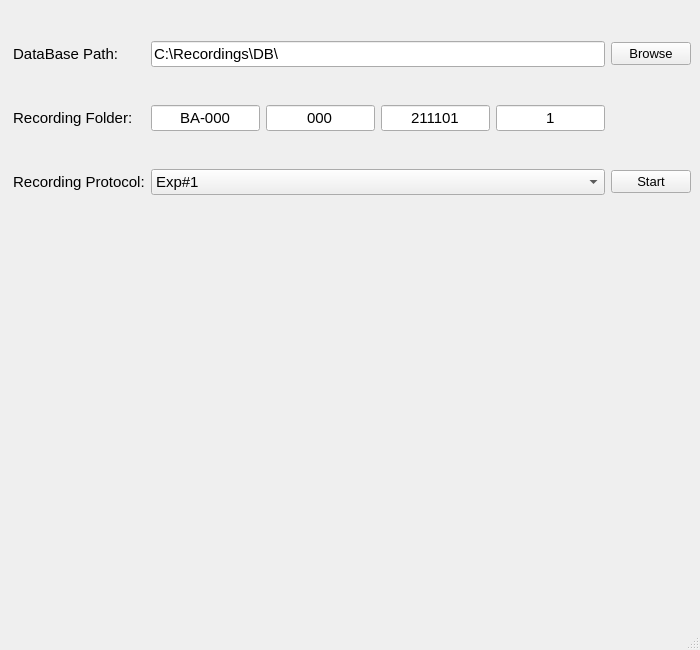
<?xml version="1.0" encoding="UTF-8"?>
<ui version="4.0">
 <class>MainWindow</class>
 <widget class="QMainWindow" name="MainWindow">
  <property name="windowModality">
   <enum>Qt::NonModal</enum>
  </property>
  <property name="geometry">
   <rect>
    <x>0</x>
    <y>0</y>
    <width>700</width>
    <height>650</height>
   </rect>
  </property>
  <property name="sizePolicy">
   <sizepolicy hsizetype="Preferred" vsizetype="Preferred">
    <horstretch>0</horstretch>
    <verstretch>0</verstretch>
   </sizepolicy>
  </property>
  <property name="minimumSize">
   <size>
    <width>700</width>
    <height>0</height>
   </size>
  </property>
  <property name="maximumSize">
   <size>
    <width>700</width>
    <height>650</height>
   </size>
  </property>
  <property name="windowTitle">
   <string>DAQ logger</string>
  </property>
  <property name="windowIcon">
   <iconset>
    <normaloff>daq_icon.png</normaloff>daq_icon.png</iconset>
  </property>
  <widget class="QWidget" name="centralwidget">
   <layout class="QGridLayout" name="gridLayout">
    <item row="0" column="0">
     <widget class="QLabel" name="label">
      <property name="font">
       <font>
        <pointsize>11</pointsize>
       </font>
      </property>
      <property name="text">
       <string> DataBase Path: </string>
      </property>
     </widget>
    </item>
    <item row="0" column="1" colspan="4">
     <widget class="QLineEdit" name="edt_db_path">
      <property name="font">
       <font>
        <pointsize>11</pointsize>
       </font>
      </property>
      <property name="text">
       <string>C:\Recordings\DB\</string>
      </property>
     </widget>
    </item>
    <item row="0" column="5">
     <widget class="QPushButton" name="btn_browse">
      <property name="font">
       <font>
        <pointsize>10</pointsize>
       </font>
      </property>
      <property name="text">
       <string>Browse</string>
      </property>
      <property name="autoDefault">
       <bool>false</bool>
      </property>
      <property name="default">
       <bool>false</bool>
      </property>
      <property name="flat">
       <bool>false</bool>
      </property>
     </widget>
    </item>
    <item row="1" column="0">
     <widget class="QLabel" name="label_2">
      <property name="font">
       <font>
        <pointsize>11</pointsize>
       </font>
      </property>
      <property name="text">
       <string> Recording Folder:</string>
      </property>
     </widget>
    </item>
    <item row="1" column="1">
     <widget class="QLineEdit" name="edt_main_dir">
      <property name="font">
       <font>
        <pointsize>11</pointsize>
       </font>
      </property>
      <property name="text">
       <string>BA-000</string>
      </property>
      <property name="alignment">
       <set>Qt::AlignCenter</set>
      </property>
     </widget>
    </item>
    <item row="1" column="2">
     <widget class="QLineEdit" name="edt_patient">
      <property name="font">
       <font>
        <pointsize>11</pointsize>
       </font>
      </property>
      <property name="text">
       <string>000</string>
      </property>
      <property name="alignment">
       <set>Qt::AlignCenter</set>
      </property>
     </widget>
    </item>
    <item row="1" column="3">
     <widget class="QLineEdit" name="edt_date">
      <property name="font">
       <font>
        <pointsize>11</pointsize>
       </font>
      </property>
      <property name="text">
       <string>211101</string>
      </property>
      <property name="alignment">
       <set>Qt::AlignCenter</set>
      </property>
     </widget>
    </item>
    <item row="1" column="4">
     <widget class="QLineEdit" name="ext_record_num">
      <property name="font">
       <font>
        <pointsize>11</pointsize>
       </font>
      </property>
      <property name="text">
       <string>1</string>
      </property>
      <property name="alignment">
       <set>Qt::AlignCenter</set>
      </property>
     </widget>
    </item>
    <item row="2" column="0">
     <widget class="QLabel" name="label_3">
      <property name="font">
       <font>
        <pointsize>11</pointsize>
       </font>
      </property>
      <property name="text">
       <string> Recording Protocol:</string>
      </property>
     </widget>
    </item>
    <item row="2" column="1" colspan="4">
     <widget class="QComboBox" name="combo_exp">
      <property name="font">
       <font>
        <pointsize>11</pointsize>
       </font>
      </property>
      <item>
       <property name="text">
        <string>Exp#1</string>
       </property>
      </item>
      <item>
       <property name="text">
        <string>Exp#2</string>
       </property>
      </item>
      <item>
       <property name="text">
        <string>Exp#3</string>
       </property>
      </item>
     </widget>
    </item>
    <item row="2" column="5">
     <widget class="QPushButton" name="btn_start">
      <property name="font">
       <font>
        <pointsize>10</pointsize>
       </font>
      </property>
      <property name="text">
       <string>Start</string>
      </property>
     </widget>
    </item>
    <item row="3" column="0" colspan="6">
     <widget class="QLabel" name="motion_pic">
      <property name="sizePolicy">
       <sizepolicy hsizetype="Preferred" vsizetype="Preferred">
        <horstretch>0</horstretch>
        <verstretch>0</verstretch>
       </sizepolicy>
      </property>
      <property name="maximumSize">
       <size>
        <width>670</width>
        <height>350</height>
       </size>
      </property>
      <property name="text">
       <string/>
      </property>
      <property name="pixmap">
       <pixmap>pics/3.jpg</pixmap>
      </property>
      <property name="scaledContents">
       <bool>false</bool>
      </property>
      <property name="alignment">
       <set>Qt::AlignCenter</set>
      </property>
      <property name="margin">
       <number>10</number>
      </property>
     </widget>
    </item>
   </layout>
  </widget>
  <widget class="QMenuBar" name="menubar">
   <property name="geometry">
    <rect>
     <x>0</x>
     <y>0</y>
     <width>700</width>
     <height>26</height>
    </rect>
   </property>
  </widget>
  <widget class="QStatusBar" name="statusbar"/>
 </widget>
 <resources/>
 <connections/>
</ui>
